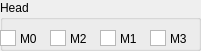
  <widget class="QGroupBox" name="head_motors">
   <property name="geometry">
    <rect>
     <x>510</x>
     <y>500</y>
     <width>201</width>
     <height>51</height>
    </rect>
   </property>
   <property name="title">
    <string>Head</string>
   </property>
   <widget class="QLabel" name="label">
    <property name="geometry">
     <rect>
      <x>20</x>
      <y>30</y>
      <width>21</width>
      <height>17</height>
     </rect>
    </property>
    <property name="text">
     <string>M0</string>
    </property>
   </widget>
   <widget class="QGraphicsView" name="head_m0">
    <property name="geometry">
     <rect>
      <x>0</x>
      <y>30</y>
      <width>16</width>
      <height>16</height>
     </rect>
    </property>
    <property name="whatsThis">
     <string>test</string>
    </property>
   </widget>
   <widget class="QGraphicsView" name="head_m2">
    <property name="geometry">
     <rect>
      <x>100</x>
      <y>30</y>
      <width>16</width>
      <height>16</height>
     </rect>
    </property>
   </widget>
   <widget class="QLabel" name="label_7">
    <property name="geometry">
     <rect>
      <x>120</x>
      <y>30</y>
      <width>31</width>
      <height>17</height>
     </rect>
    </property>
    <property name="text">
     <string>M1</string>
    </property>
   </widget>
   <widget class="QGraphicsView" name="head_m3">
    <property name="geometry">
     <rect>
      <x>150</x>
      <y>30</y>
      <width>16</width>
      <height>16</height>
     </rect>
    </property>
   </widget>
   <widget class="QLabel" name="label_10">
    <property name="geometry">
     <rect>
      <x>70</x>
      <y>30</y>
      <width>31</width>
      <height>17</height>
     </rect>
    </property>
    <property name="text">
     <string>M2</string>
    </property>
   </widget>
   <widget class="QGraphicsView" name="head_m1">
    <property name="geometry">
     <rect>
      <x>50</x>
      <y>30</y>
      <width>16</width>
      <height>16</height>
     </rect>
    </property>
   </widget>
   <widget class="QLabel" name="label_11">
    <property name="geometry">
     <rect>
      <x>170</x>
      <y>30</y>
      <width>31</width>
      <height>17</height>
     </rect>
    </property>
    <property name="text">
     <string>M3</string>
    </property>
   </widget>
  </widget>
